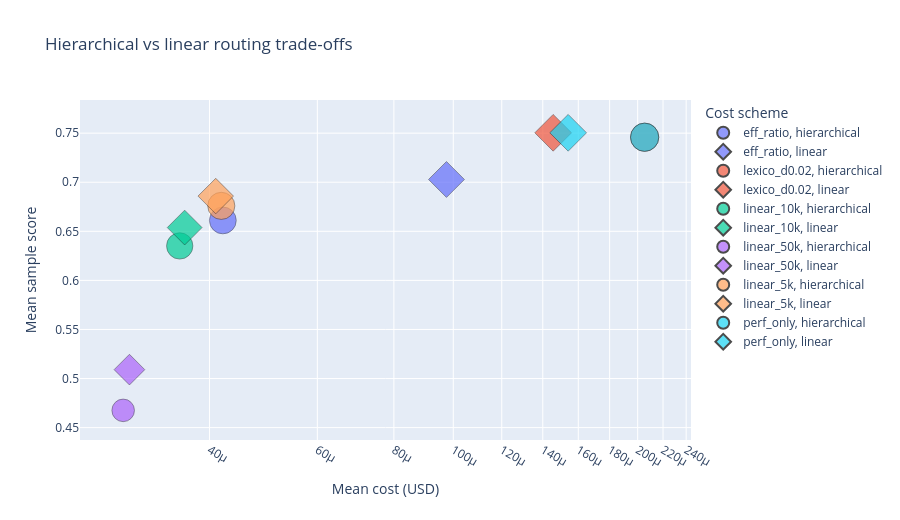

Notebook code for this chart:
### Code cell
fig = px.scatter(
    hier_cost_results_df,
    x='mean_cost_usd',
    y='mean_sample_score',
    color='cost_scheme',
    symbol='perf_mode',
    size='mean_accuracy',
    hover_data={
        'mean_cost_usd': ':.1e',
        'mean_sample_score': ':.4f',
        'mean_accuracy': ':.3f',
        'cost_scheme': True,
        'perf_mode': True,
    },
    title='Hierarchical vs linear routing trade-offs',
    labels={
        'mean_cost_usd': 'Mean cost (USD)',
        'mean_sample_score': 'Mean sample score',
    },
)
fig.update_xaxes(type='log')
fig.update_traces(marker=dict(line=dict(color='black', width=0.5)))
fig.update_layout(height=520, legend_title_text='Cost scheme')
fig.show()

### Figure 1 — Plotly figure (JSON) as saved in the notebook; plotly's stock layout.template omitted (floating-point values rounded to 4 significant figures)
{"data": [{"customdata": [[0.656, "eff_ratio", "hierarchical"]], "hovertemplate": "cost_scheme=%{customdata[1]}<br>perf_mode=%{customdata[2]}<br>Mean cost (USD)=%{x:.1e}<br>Mean sample score=%{y:.4f}<br>mean_accuracy=%{customdata[0]:.3f}<extra></extra>", "legendgroup": "eff_ratio, hierarchical", "marker": {"color": "#636efa", "line": {"color": "black", "width": 0.5}, "size": [0.656], "sizemode": "area", "sizeref": 0.001821, "symbol": "circle"}, "mode": "markers", "name": "eff_ratio, hierarchical", "orientation": "v", "showlegend": true, "type": "scatter", "x": [4.206e-05], "xaxis": "x", "y": [0.6611], "yaxis": "y"}, {"customdata": [[0.6936, "eff_ratio", "linear"]], "hovertemplate": "cost_scheme=%{customdata[1]}<br>perf_mode=%{customdata[2]}<br>Mean cost (USD)=%{x:.1e}<br>Mean sample score=%{y:.4f}<br>mean_accuracy=%{customdata[0]:.3f}<extra></extra>", "legendgroup": "eff_ratio, linear", "marker": {"color": "#636efa", "line": {"color": "black", "width": 0.5}, "size": [0.6936], "sizemode": "area", "sizeref": 0.001821, "symbol": "diamond"}, "mode": "markers", "name": "eff_ratio, linear", "orientation": "v", "showlegend": true, "type": "scatter", "x": [9.749e-05], "xaxis": "x", "y": [0.7028], "yaxis": "y"}, {"customdata": [[0.7284, "lexico_d0.02", "hierarchical"]], "hovertemplate": "cost_scheme=%{customdata[1]}<br>perf_mode=%{customdata[2]}<br>Mean cost (USD)=%{x:.1e}<br>Mean sample score=%{y:.4f}<br>mean_accuracy=%{customdata[0]:.3f}<extra></extra>", "legendgroup": "lexico_d0.02, hierarchical", "marker": {"color": "#EF553B", "line": {"color": "black", "width": 0.5}, "size": [0.7284], "sizemode": "area", "sizeref": 0.001821, "symbol": "circle"}, "mode": "markers", "name": "lexico_d0.02, hierarchical", "orientation": "v", "showlegend": true, "type": "scatter", "x": [0.0002053], "xaxis": "x", "y": [0.7459], "yaxis": "y"}, {"customdata": [[0.7284, "lexico_d0.02", "linear"]], "hovertemplate": "cost_scheme=%{customdata[1]}<br>perf_mode=%{customdata[2]}<br>Mean cost (USD)=%{x:.1e}<br>Mean sample score=%{y:.4f}<br>mean_accuracy=%{customdata[0]:.3f}<extra></extra>", "legendgroup": "lexico_d0.02, linear", "marker": {"color": "#EF553B", "line": {"color": "black", "width": 0.5}, "size": [0.7284], "sizemode": "area", "sizeref": 0.001821, "symbol": "diamond"}, "mode": "markers", "name": "lexico_d0.02, linear", "orientation": "v", "showlegend": true, "type": "scatter", "x": [0.0001456], "xaxis": "x", "y": [0.7504], "yaxis": "y"}, {"customdata": [[0.6314, "linear_10k", "hierarchical"]], "hovertemplate": "cost_scheme=%{customdata[1]}<br>perf_mode=%{customdata[2]}<br>Mean cost (USD)=%{x:.1e}<br>Mean sample score=%{y:.4f}<br>mean_accuracy=%{customdata[0]:.3f}<extra></extra>", "legendgroup": "linear_10k, hierarchical", "marker": {"color": "#00cc96", "line": {"color": "black", "width": 0.5}, "size": [0.6314], "sizemode": "area", "sizeref": 0.001821, "symbol": "circle"}, "mode": "markers", "name": "linear_10k, hierarchical", "orientation": "v", "showlegend": true, "type": "scatter", "x": [3.577e-05], "xaxis": "x", "y": [0.6351], "yaxis": "y"}, {"customdata": [[0.6527, "linear_10k", "linear"]], "hovertemplate": "cost_scheme=%{customdata[1]}<br>perf_mode=%{customdata[2]}<br>Mean cost (USD)=%{x:.1e}<br>Mean sample score=%{y:.4f}<br>mean_accuracy=%{customdata[0]:.3f}<extra></extra>", "legendgroup": "linear_10k, linear", "marker": {"color": "#00cc96", "line": {"color": "black", "width": 0.5}, "size": [0.6527], "sizemode": "area", "sizeref": 0.001821, "symbol": "diamond"}, "mode": "markers", "name": "linear_10k, linear", "orientation": "v", "showlegend": true, "type": "scatter", "x": [3.644e-05], "xaxis": "x", "y": [0.6538], "yaxis": "y"}, {"customdata": [[0.4641, "linear_50k", "hierarchical"]], "hovertemplate": "cost_scheme=%{customdata[1]}<br>perf_mode=%{customdata[2]}<br>Mean cost (USD)=%{x:.1e}<br>Mean sample score=%{y:.4f}<br>mean_accuracy=%{customdata[0]:.3f}<extra></extra>", "legendgroup": "linear_50k, hierarchical", "marker": {"color": "#ab63fa", "line": {"color": "black", "width": 0.5}, "size": [0.4641], "sizemode": "area", "sizeref": 0.001821, "symbol": "circle"}, "mode": "markers", "name": "linear_50k, hierarchical", "orientation": "v", "showlegend": true, "type": "scatter", "x": [2.892e-05], "xaxis": "x", "y": [0.4676], "yaxis": "y"}, {"customdata": [[0.5063, "linear_50k", "linear"]], "hovertemplate": "cost_scheme=%{customdata[1]}<br>perf_mode=%{customdata[2]}<br>Mean cost (USD)=%{x:.1e}<br>Mean sample score=%{y:.4f}<br>mean_accuracy=%{customdata[0]:.3f}<extra></extra>", "legendgroup": "linear_50k, linear", "marker": {"color": "#ab63fa", "line": {"color": "black", "width": 0.5}, "size": [0.5063], "sizemode": "area", "sizeref": 0.001821, "symbol": "diamond"}, "mode": "markers", "name": "linear_50k, linear", "orientation": "v", "showlegend": true, "type": "scatter", "x": [2.961e-05], "xaxis": "x", "y": [0.5091], "yaxis": "y"}, {"customdata": [[0.6699, "linear_5k", "hierarchical"]], "hovertemplate": "cost_scheme=%{customdata[1]}<br>perf_mode=%{customdata[2]}<br>Mean cost (USD)=%{x:.1e}<br>Mean sample score=%{y:.4f}<br>mean_accuracy=%{customdata[0]:.3f}<extra></extra>", "legendgroup": "linear_5k, hierarchical", "marker": {"color": "#FFA15A", "line": {"color": "black", "width": 0.5}, "size": [0.6699], "sizemode": "area", "sizeref": 0.001821, "symbol": "circle"}, "mode": "markers", "name": "linear_5k, hierarchical", "orientation": "v", "showlegend": true, "type": "scatter", "x": [4.182e-05], "xaxis": "x", "y": [0.6759], "yaxis": "y"}, {"customdata": [[0.6792, "linear_5k", "linear"]], "hovertemplate": "cost_scheme=%{customdata[1]}<br>perf_mode=%{customdata[2]}<br>Mean cost (USD)=%{x:.1e}<br>Mean sample score=%{y:.4f}<br>mean_accuracy=%{customdata[0]:.3f}<extra></extra>", "legendgroup": "linear_5k, linear", "marker": {"color": "#FFA15A", "line": {"color": "black", "width": 0.5}, "size": [0.6792], "sizemode": "area", "sizeref": 0.001821, "symbol": "diamond"}, "mode": "markers", "name": "linear_5k, linear", "orientation": "v", "showlegend": true, "type": "scatter", "x": [4.095e-05], "xaxis": "x", "y": [0.6859], "yaxis": "y"}, {"customdata": [[0.7284, "perf_only", "hierarchical"]], "hovertemplate": "cost_scheme=%{customdata[1]}<br>perf_mode=%{customdata[2]}<br>Mean cost (USD)=%{x:.1e}<br>Mean sample score=%{y:.4f}<br>mean_accuracy=%{customdata[0]:.3f}<extra></extra>", "legendgroup": "perf_only, hierarchical", "marker": {"color": "#19d3f3", "line": {"color": "black", "width": 0.5}, "size": [0.7284], "sizemode": "area", "sizeref": 0.001821, "symbol": "circle"}, "mode": "markers", "name": "perf_only, hierarchical", "orientation": "v", "showlegend": true, "type": "scatter", "x": [0.0002053], "xaxis": "x", "y": [0.7459], "yaxis": "y"}, {"customdata": [[0.7284, "perf_only", "linear"]], "hovertemplate": "cost_scheme=%{customdata[1]}<br>perf_mode=%{customdata[2]}<br>Mean cost (USD)=%{x:.1e}<br>Mean sample score=%{y:.4f}<br>mean_accuracy=%{customdata[0]:.3f}<extra></extra>", "legendgroup": "perf_only, linear", "marker": {"color": "#19d3f3", "line": {"color": "black", "width": 0.5}, "size": [0.7284], "sizemode": "area", "sizeref": 0.001821, "symbol": "diamond"}, "mode": "markers", "name": "perf_only, linear", "orientation": "v", "showlegend": true, "type": "scatter", "x": [0.000154], "xaxis": "x", "y": [0.7504], "yaxis": "y"}], "layout": {"height": 520, "legend": {"itemsizing": "constant", "title": {"text": "Cost scheme"}, "tracegroupgap": 0}, "title": {"text": "Hierarchical vs linear routing trade-offs"}, "xaxis": {"anchor": "y", "domain": [0, 1], "title": {"text": "Mean cost (USD)"}, "type": "log"}, "yaxis": {"anchor": "x", "domain": [0, 1], "title": {"text": "Mean sample score"}}}}
